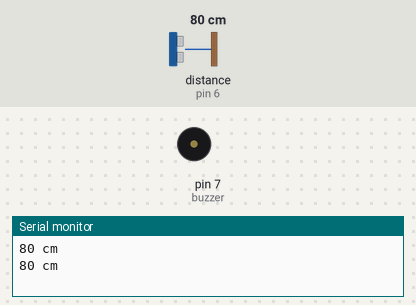
Recording of a sketch running on a simulated Arduino Uno, built with avr-gcc and run on an emulated ATmega328P. Parts: buzzer (waves = sounding), the last lines printed to the serial monitor. The test bench sets the inputs (shaded band); at power-on: distance to the obstacle (sensor on pin 6) 80 cm.

Above: at 1.8 s.
1.9 s: distance to the obstacle (sensor on pin 6) set to 22 cm
3.4 s: distance to the obstacle (sensor on pin 6) set to 17 cm
At 4.7 s:
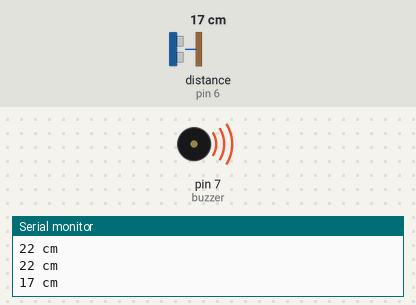
Timing chart, 0 to 6.4 s (numbered marks = the images above; inputs shaded):
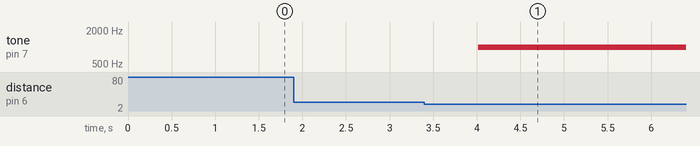

The sketch:

rangeBuzzer.ino
```cpp
/*

The program piezo buzzer whenever an obstacle is in the range of the
ultrasonic range sensor

*/

#include "Ultrasonic.h"

Ultrasonic ultrasonic(6);
const int buzzer = 7;

void setup()
{
  Serial.begin(9600);
  pinMode(buzzer, OUTPUT);

}
void loop()
{
  long RangeInInches;
  long RangeInCentimeters;
  int inRange = 20;

  digitalWrite(buzzer, HIGH);
  /*
  Serial.println("The distance to obstacles in front is: ");
  RangeInInches = ultrasonic.MeasureInInches();
  Serial.print(RangeInInches);//0~157 inches
  Serial.println(" inch");
  delay(250);
  */
  RangeInCentimeters = ultrasonic.MeasureInCentimeters(); // two measurements should keep an interval
  Serial.print(RangeInCentimeters);//0~400cm
  Serial.println(" cm");
  if (RangeInCentimeters < inRange){tone(buzzer, 1000);}
  else{noTone(buzzer);}
  delay(1000);
  //delay(500);
}
```

Measured:
- the behaviour switches between 20 and 19 cm on distance to the obstacle (sensor on pin 6) (found by bisection; images 0 and 1)
- after the input at 3.4 s, tone on pin 7 (buzzer): silent → 1000 Hz after 0.62 s
